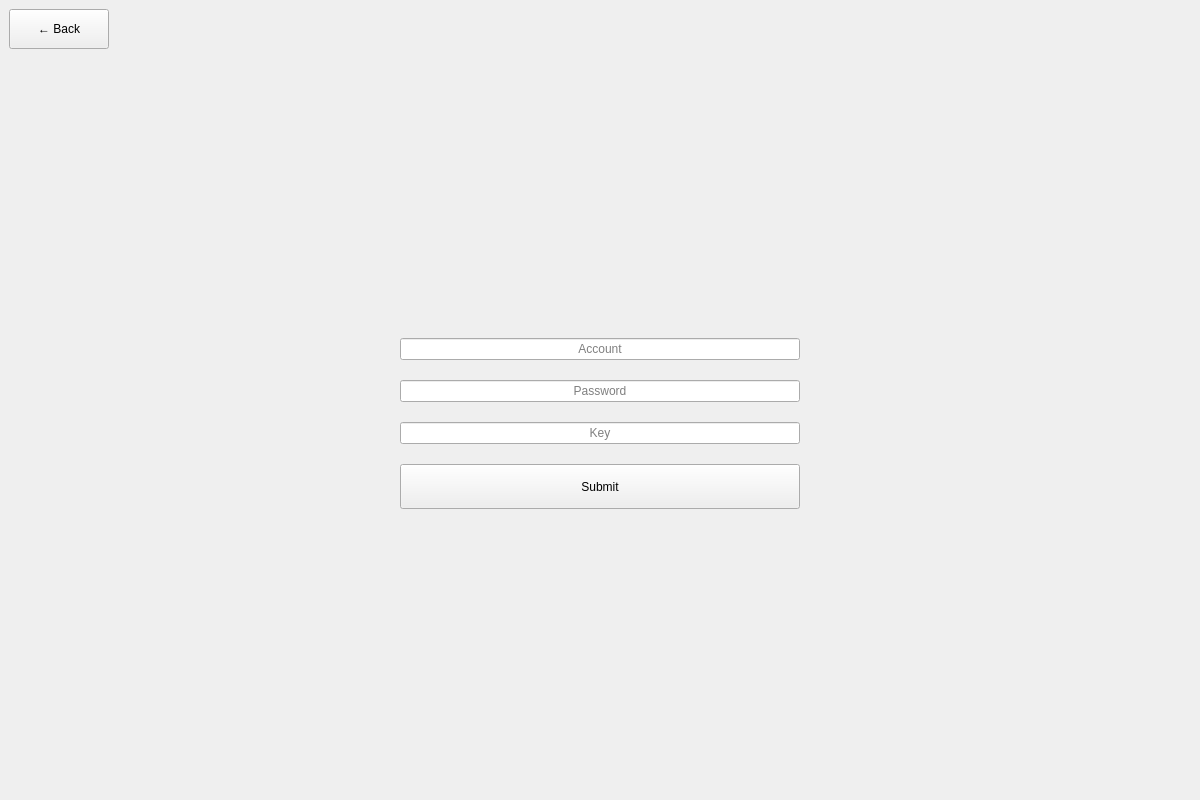
<?xml version="1.0" encoding="UTF-8"?>
<ui version="4.0">
 <class>LoginWindow</class>
 <widget class="QMainWindow" name="LoginWindow">
  <property name="geometry">
   <rect>
    <x>0</x>
    <y>0</y>
    <width>1200</width>
    <height>800</height>
   </rect>
  </property>
  <property name="windowTitle">
   <string>Login</string>
  </property>
  <widget class="QWidget" name="centralwidget">
   <layout class="QVBoxLayout" name="verticalLayout">
    <item>
     <layout class="QHBoxLayout" name="backButtonLayout">
      <item>
       <widget class="QPushButton" name="backBtn">
        <property name="text">
         <string>← Back</string>
        </property>
        <property name="minimumSize">
         <size>
          <width>100</width>
          <height>40</height>
         </size>
        </property>
       </widget>
      </item>
      <item>
       <spacer name="horizontalSpacer">
        <property name="orientation">
         <enum>Qt::Horizontal</enum>
        </property>
        <property name="sizeHint" stdset="0">
         <size>
          <width>40</width>
          <height>20</height>
         </size>
        </property>
       </spacer>
      </item>
     </layout>
    </item>
    <item>
     <spacer name="topSpacer">
      <property name="orientation">
       <enum>Qt::Vertical</enum>
      </property>
      <property name="sizeHint" stdset="0">
       <size>
        <width>20</width>
        <height>100</height>
       </size>
      </property>
     </spacer>
    </item>
    <item>
     <layout class="QHBoxLayout" name="centerLayout">
      <item>
       <spacer name="leftSpacer">
        <property name="orientation">
         <enum>Qt::Horizontal</enum>
        </property>
        <property name="sizeHint" stdset="0">
         <size>
          <width>40</width>
          <height>20</height>
         </size>
        </property>
       </spacer>
      </item>
      <item>
       <layout class="QVBoxLayout" name="formLayout">
        <property name="spacing">
         <number>20</number>
        </property>
        <item>
         <widget class="QLineEdit" name="accountInput">
          <property name="placeholderText">
           <string>Account</string>
          </property>
          <property name="minimumHeight">
           <number>45</number>
          </property>
          <property name="alignment">
           <set>Qt::AlignCenter</set>
          </property>
          <property name="minimumWidth">
           <number>400</number>
          </property>
          <property name="maximumWidth">
           <number>400</number>
          </property>
         </widget>
        </item>
        <item>
         <widget class="QLineEdit" name="passwordInput">
          <property name="placeholderText">
           <string>Password</string>
          </property>
          <property name="echoMode">
           <enum>QLineEdit::Password</enum>
          </property>
          <property name="minimumHeight">
           <number>45</number>
          </property>
          <property name="alignment">
           <set>Qt::AlignCenter</set>
          </property>
          <property name="minimumWidth">
           <number>400</number>
          </property>
          <property name="maximumWidth">
           <number>400</number>
          </property>
         </widget>
        </item>
        <item>
         <widget class="QLineEdit" name="keyInput">
          <property name="placeholderText">
           <string>Key</string>
          </property>
          <property name="minimumHeight">
           <number>45</number>
          </property>
          <property name="alignment">
           <set>Qt::AlignCenter</set>
          </property>
          <property name="minimumWidth">
           <number>400</number>
          </property>
          <property name="maximumWidth">
           <number>400</number>
          </property>
         </widget>
        </item>
        <item>
         <widget class="QPushButton" name="submitBtn">
          <property name="text">
           <string>Submit</string>
          </property>
          <property name="minimumSize">
           <size>
            <width>400</width>
            <height>45</height>
           </size>
          </property>
          <property name="maximumWidth">
           <number>400</number>
          </property>
         </widget>
        </item>
       </layout>
      </item>
      <item>
       <spacer name="rightSpacer">
        <property name="orientation">
         <enum>Qt::Horizontal</enum>
        </property>
        <property name="sizeHint" stdset="0">
         <size>
          <width>40</width>
          <height>20</height>
         </size>
        </property>
       </spacer>
      </item>
     </layout>
    </item>
    <item>
     <spacer name="bottomSpacer">
      <property name="orientation">
       <enum>Qt::Vertical</enum>
      </property>
      <property name="sizeHint" stdset="0">
       <size>
        <width>20</width>
        <height>100</height>
       </size>
      </property>
     </spacer>
    </item>
   </layout>
  </widget>
 </widget>
 <resources/>
 <connections/>
</ui>
